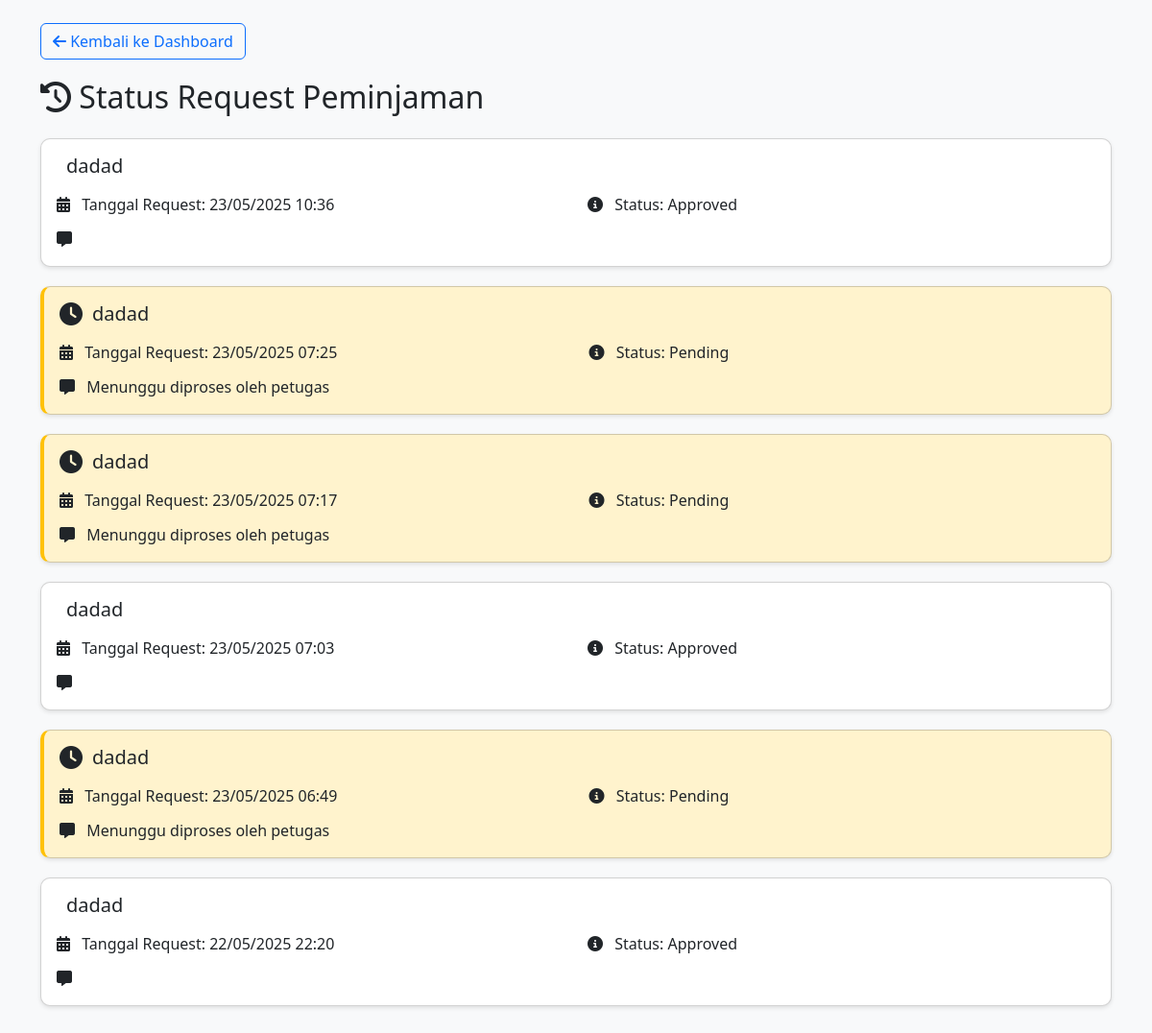
/siswa/aktivitas/cek_status_peminjaman_siswa.php (signed in), run on the app's committed database.
### tables this page shows
CREATE TABLE `request_peminjaman` (
  `id_request` int(11) NOT NULL,
  `id_siswa` int(11) DEFAULT NULL,
  `id_buku` int(11) DEFAULT NULL,
  `tanggal_request` datetime DEFAULT current_timestamp(),
  `status_request` enum('pending','approved','rejected') DEFAULT 'pending',
  `catatan_siswa` text DEFAULT NULL,
  `catatan_petugas` text DEFAULT NULL
);

CREATE TABLE `bukuv2` (
  `id_bukuV2` int(11) NOT NULL,
  `judul_buku` varchar(150) NOT NULL,
  `id_penerbit` int(11) DEFAULT NULL,
  `id_penulis` int(11) DEFAULT NULL,
  `id_kat` int(11) DEFAULT NULL,
  `stok` int(11) DEFAULT 0,
  `thn_terbit` year(4) DEFAULT NULL,
  `deskripsi_buku` text DEFAULT NULL,
  `cover` text DEFAULT NULL,
  `id_rak` int(11) DEFAULT NULL,
  `status` enum('tersedia','tidak tersedia') DEFAULT 'tersedia'
);

### siswa/aktivitas/cek_status_peminjaman_siswa.php (the view, shortened to what this page needs)
<?php
include('../../config/controller.php');
$id_siswa = $_SESSION['id'];
?>
<!DOCTYPE html>
<html lang="id">
<head>
    <link href="../../node_modules/bootstrap/dist/css/bootstrap.min.css" rel="stylesheet">
    <link rel="stylesheet" href="https://cdnjs.cloudflare.com/ajax/libs/font-awesome/6.5.1/css/all.min.css">
</head>
<body class="bg-light">
    <div class="container py-4">
        <div class="back-button">
            <a href="../dashboard.php" class="btn btn-outline-primary">
                <i class="fas fa-arrow-left"></i> Kembali ke Dashboard
            </a>
        </div>
        <h2 class="mb-4">
            <i class="fas fa-history"></i> Status Request Peminjaman
        </h2>
        <?php
        $query = "SELECT r.*, b.judul_buku
                 FROM request_peminjaman r
                 JOIN bukuV2 b ON r.id_buku = b.id_bukuV2
                 WHERE r.id_siswa = ?
                 ORDER BY r.tanggal_request DESC";
        $stmt = mysqli_prepare($db, $query);
        mysqli_stmt_bind_param($stmt, "i", $id_siswa);
        mysqli_stmt_execute($stmt);
        $result = mysqli_stmt_get_result($stmt);
        if (mysqli_num_rows($result) > 0) {
            while($row = mysqli_fetch_assoc($result)) {
                $status_class = '';
                $status_icon = '';
                $pesan = '';
                switch($row['status_request']) {
                    case 'pending':
                        $status_class = 'status-pending';
                        $status_icon = 'fa-clock';
                        $pesan = 'Menunggu diproses oleh petugas';
                        break;
                }
                ?>
                <div class="card status-card <?php echo $status_class; ?>">
                    <div class="card-body">
                        <div class="d-flex align-items-center mb-3">
                            <i class="fas <?php echo $status_icon; ?> status-icon"></i>
                            <h5 class="card-title mb-0"><?php echo $row['judul_buku']; ?></h5>
                        </div>
                        <div class="row">
                            <div class="col-md-6">
                                <p class="mb-1">
                                    <i class="fas fa-calendar-alt me-2"></i>
                                    Tanggal Request: <?php echo date('d/m/Y H:i', strtotime($row['tanggal_request'])); ?>
                                </p>
                            </div>
                            <div class="col-md-6">
                                <p class="mb-1">
                                    <i class="fas fa-info-circle me-2"></i>
                                    Status: <?php echo ucfirst($row['status_request']); ?>
                                </p>
                            </div>
                        </div>
                        <p class="mb-0 mt-2">
                            <i class="fas fa-comment-alt me-2"></i>
                            <?php echo $pesan; ?>
                        </p>
                    </div>
                </div>
                <?php
            }
        } else {
            echo '<div class="alert alert-info">
                    <i class="fas fa-info-circle me-2"></i>
                    Belum ada request peminjaman yang dibuat.
                  </div>';
        }
        ?>
    </div>
</body>
</html>

### siswa/aktivitas/cek_status_peminjaman_siswa.php (style rules this page uses)
.status-card { border-radius: 10px; box-shadow: 0 2px 4px rgba(0,0,0,0.1); margin-bottom: 20px; }
.status-pending { background-color: #fff3cd; border-left: 4px solid #ffc107; }
.status-icon { font-size: 24px; margin-right: 10px; }
.back-button { margin-bottom: 20px; }

### data on the page
request_peminjaman: id_buku.judul_buku "dadad", tanggal_request "23/05/2025 10:36", status_request "Approved"
request_peminjaman: id_buku.judul_buku "dadad", tanggal_request "23/05/2025 07:25", status_request "Pending", status_request "Menunggu diproses oleh petugas"
request_peminjaman: id_buku.judul_buku "dadad", tanggal_request "23/05/2025 07:17", status_request "Pending", status_request "Menunggu diproses oleh petugas"
request_peminjaman: id_buku.judul_buku "dadad", tanggal_request "23/05/2025 07:03", status_request "Approved"
request_peminjaman: id_buku.judul_buku "dadad", tanggal_request "23/05/2025 06:49", status_request "Pending", status_request "Menunggu diproses oleh petugas"
request_peminjaman: id_buku.judul_buku "dadad", tanggal_request "22/05/2025 22:20", status_request "Approved"
